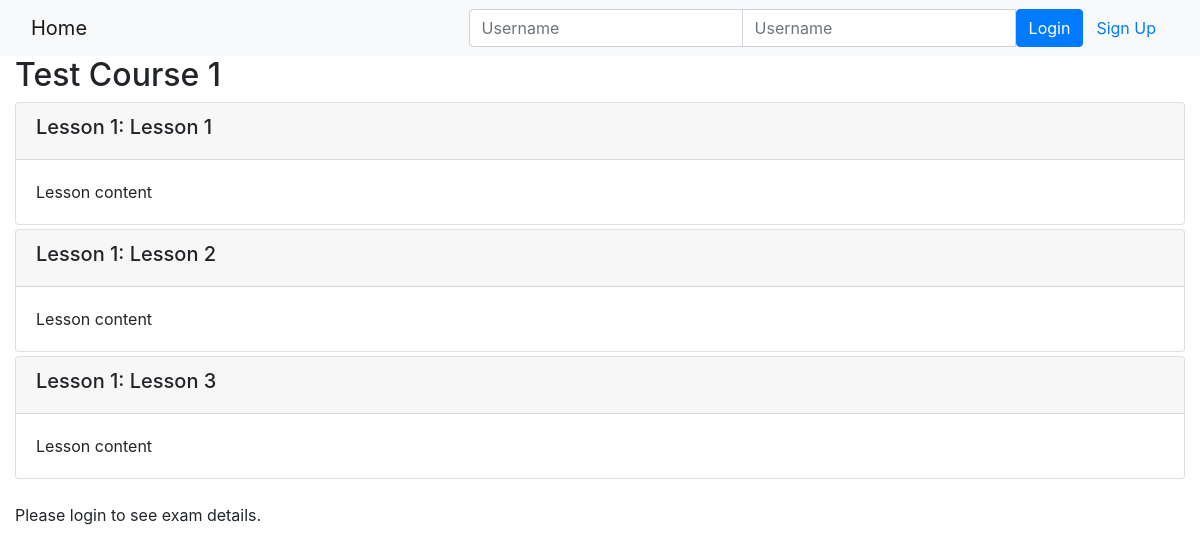
/onlinecourse/1/, run on an earlier commit of the app's database.
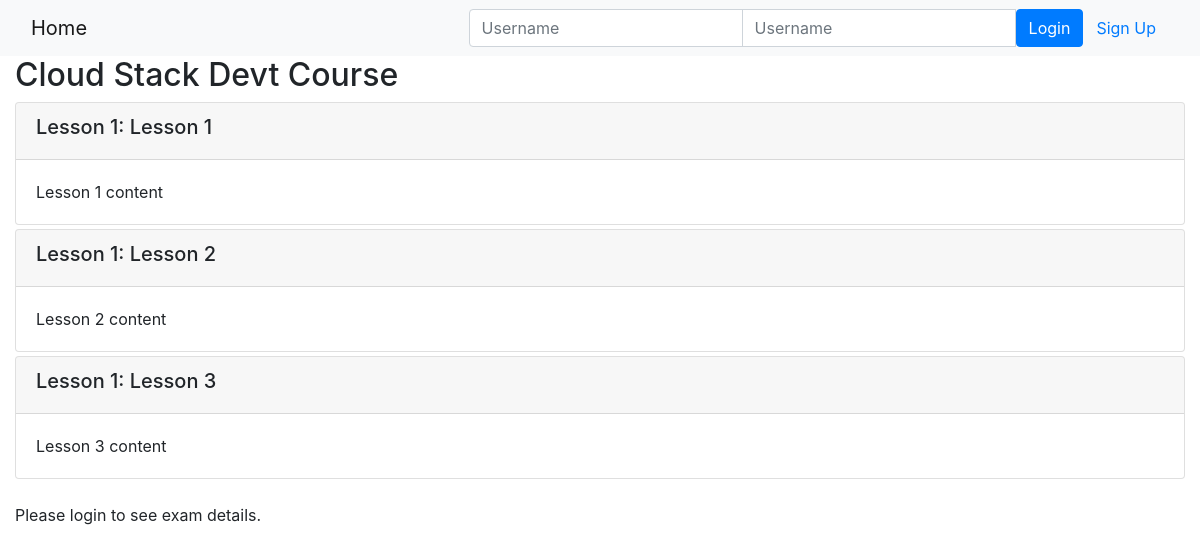
And on a later commit of the database.
### onlinecourse/models.py (models this page shows, shortened)
class Course(models.Model):
    name = models.CharField(null=False, max_length=30, default='online course')
    image = models.ImageField(upload_to='course_images/')
    description = models.CharField(max_length=1000)
    pub_date = models.DateField(null=True)
    instructors = models.ManyToManyField(Instructor)
    users = models.ManyToManyField(settings.AUTH_USER_MODEL, through='Enrollment')
    total_enrollment = models.IntegerField(default=0)
    is_enrolled = False

class Lesson(models.Model):
    title = models.CharField(max_length=200, default="title")
    order = models.IntegerField(default=0)
    course = models.ForeignKey(Course, on_delete=models.CASCADE)
    content = models.TextField()

### onlinecourse/views.py (the view)
# urls.py: path('<int:pk>/', views.CourseDetailView.as_view(), name='course_details'),
class CourseDetailView(generic.DetailView):
    model = Course
    template_name = 'onlinecourse/course_detail_bootstrap.html'

### onlinecourse/templates/onlinecourse/course_detail_bootstrap.html (shortened to what this page needs)
<!DOCTYPE html>
<html lang="en">
<head>
     {% load static %}
    <link rel="stylesheet" href="https://maxcdn.bootstrapcdn.com/bootstrap/4.5.2/css/bootstrap.min.css">
</head>
<body>
    <nav class="navbar navbar-light bg-light">
        <div class="container-fluid">
            <div class="navbar-header">
                  <a class="navbar-brand" href="{% url 'onlinecourse:index' %}">Home</a>
            </div>
            <ul class="nav navbar-nav navbar-right">
                {% if user.is_authenticated %}
                <li>
                    <a class="btn btn-link" href="#">{{ user.first_name }}({{ user.username }})</a>
                    <a class="btn btn-link" href="{% url 'onlinecourse:logout' %}">Logout</a>
                </li>
                {% else %}
                <li>
                    <form class="form-inline" action="{% url 'onlinecourse:login' %}" method="post">
                        <div class="input-group">
                            <input type="text" class="form-control" placeholder="Username" name="username" >
                            <input type="password" class="form-control" placeholder="Username" name="psw" >
                            <button class="btn btn-primary" type="submit">Login</button>
                            <a class="btn btn-link" href="{% url 'onlinecourse:registration' %}">Sign Up</a>
                        </div>
                    </form>
                </li>
                {% endif %}
            </ul>
        </div>
    </nav>
    <div class="container-fluid">
        <h2>{{ course.name }}</h2>
        <div class="card-columns-vertical">
            {% for lesson in course.lesson_set.all %}
                <div class="card mt-1">
                    <div class="card-header"><h5>Lesson {{lesson.order|add:1}}: {{lesson.title}}</h5></div>
                    <div class="card-body">{{lesson.content}}</div>
                </div>
            {% endfor %}
            <br>
            {% if user.is_authenticated %}
            <a class="btn btn-info btn-block" data-toggle="collapse" href="#exam_lesson{{lesson.pk}}" role="button" aria-expanded="false" aria-controls="exam_lesson{{lesson.pk}}">Start Exam</a>
            <form id="questionform" action="{% url 'onlinecourse:submit' course.id %}" method="post">
            <div id="exam_lesson{{lesson.pk}}" class="collapse">
                {% for question in course.question_set.all %}
                <div class="card mt-1">
                    <div class="card-header"><h5>{{ question.question_text}}</h5></div>
                    {% csrf_token %}
                    <div class="form-group">
                        {% for choice in question.choice_set.all %}
                        <div class="form-check">
                            <label class="form-check-label">
                                <input type="checkbox" name="choice_{{choice.id}}"
                                        class="form-check-input" id="{{choice.id}}"
                                        value="{{choice.id}}">{{ choice.choice }}
                            </label>
                        </div>
                        {% endfor %}
                    </div>
                </div>
                {% endfor %}
                <input class="btn btn-success btn-block" type="submit" value="Submit">
            </form>
        </div>
            {% else %}
                Please login to see exam details.
            {% endif %}
        <br>
    </div>
    </div>
</body>
</html>

What changed in the data, as far as the page shows it:
changed Course: name "Test Course 1" → "Cloud Stack Devt Course"
changed Lesson "Lesson 1": content "Lesson content" → "Lesson 1 content"
changed Lesson "Lesson 2": content "Lesson content" → "Lesson 2 content"
changed Lesson "Lesson 3": content "Lesson content" → "Lesson 3 content"
